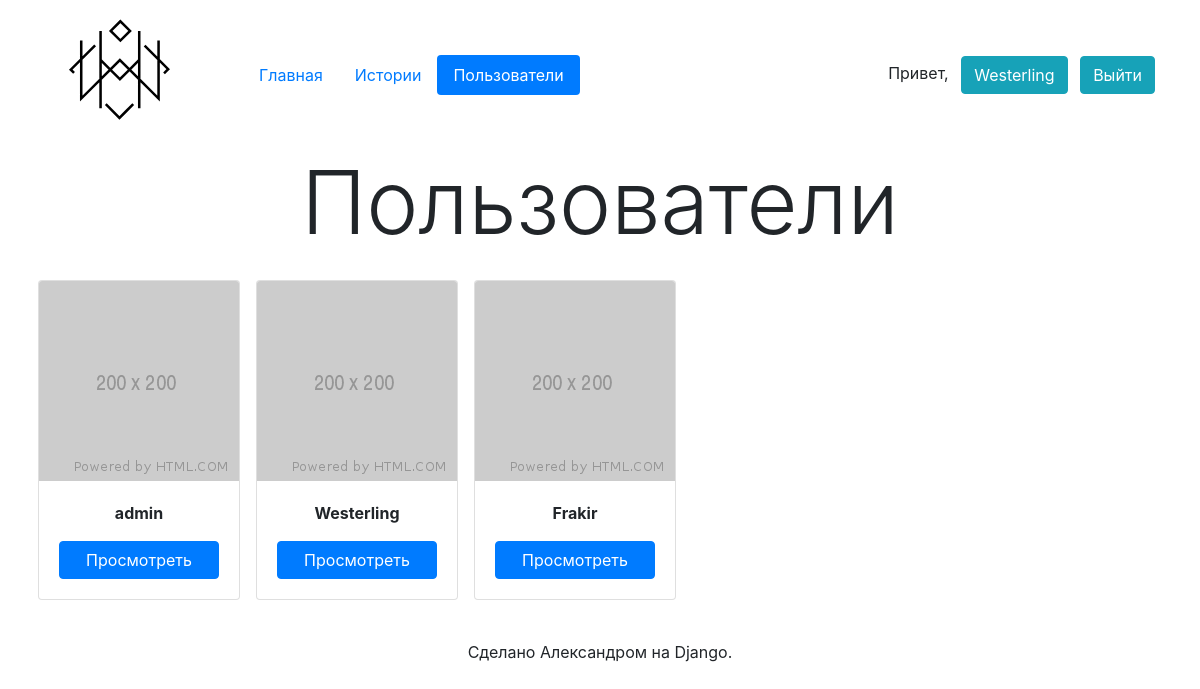
/users/ (signed in), run on the app's committed database.
### app/models.py (models this page shows, shortened)
class Profile(models.Model):
    GENDERS = [
        (None, 'Выберите пол'),
        ('Мужской', 'Мужской'),
        ('Женский', 'Женский'),
    ]
    user = models.OneToOneField(User, verbose_name='Пользователь', on_delete=models.CASCADE)
    image = models.ImageField('Аватар', upload_to='users/', default='placeholder-200.png')
    gender = models.CharField('Пол', choices=GENDERS, blank=False, default=None, max_length=7, null=True)
    birth_date = models.DateField('Дата рождения', null=True, default=timezone.now)
    bio = models.TextField('Личная информация', max_length=1000)
    is_private = models.BooleanField('Приватный', default=False)
    class Meta:
        verbose_name = 'Профиль'
        verbose_name_plural = 'Профили'

### app/views.py (the view)
# urls.py: path('users/', UsersListView.as_view(), name='users'),
class UsersListView(LoginRequiredMixin, ListView):
    login_url = 'sign_in'
    model = Profile
    template_name = 'users.html'
    context_object_name = 'users_list'

### app/templatetags/app_tags.py (called while the page is built)
@register.inclusion_tag('layout/base_tag.html', takes_context=True)
def nav(context, template='nav.html', page='index'):
    return {'context': context, 'template': template, 'page': page}

### templates/users.html (shortened to what this page needs)
{% extends 'layout/base.html' %}
{% load app_tags %}
{% block nav %}
    {% nav page='users' %}
{% endblock %}
{% block h1 %}
    Пользователи
{% endblock %}
{% block content %}
    <div class="row">
        {% for usr in users_list %}
                <div class="card mx-2">
                    <img src="{{ usr.image.url }}" class="card-img-top" width="200" height="200" alt="User Image">
                    <div class="d-flex card-body justify-content-center flex-column" style="max-width: 200px">
                        <b class="mb-3 card-title text-center">{{ usr.user.username }}</b>
                        <a href="{% url 'profile' usr.user.username %}" class="btn btn-primary">Просмотреть</a>
                    </div>
                </div>
        {% endfor %}
    </div>
{% endblock %}

### templates/layout/base.html (shortened to what this page needs)
{% load bootstrap4 %}
{% load static %}
{% load app_tags %}
<!DOCTYPE html>
<html lang="ru">
<head>
    {% bootstrap_css %}
</head>
<body>
    <div class="container">
        <header class="row no-gutters align-items-center">
            <div class="">
                <img src="{% static 'app/logo.svg' %}" width="150" height="150" alt="Logo">
            </div>
            {% block nav %}{% endblock %}
            {% if user.is_authenticated or request.resolver_match.url_name != 'index' %}
            <div class="align-items-center">
                {% if user.is_authenticated %}
                <span class="mr-2">Привет,</span>
                <a href="{% url 'profile' user.username %}" class="btn btn-info mr-2">{{ user }}</a>
                <a href="{% url 'sign_out' %}" class="btn btn-info">Выйти</a>
                {% else %}
                <a href="{% url 'sign_up' %}" class="btn btn-info mr-2">Зарегистрироваться</a>
                <a href="{% url 'sign_in' %}" class="btn btn-info">Войти</a>
                {% endif %}
            </div>
        {% endif %}
        </header>
        <main class="pb-3">
            <h1 class="display-2 text-center mb-4">{% block h1 %}{% endblock %}</h1>
            {% block content %}{% endblock %}
        </main>
        <footer class="pt-4 pb-4 text-center">
            <p>Сделано Александром на Django.</p>
        </footer>
    </div>
</body>
</html>

### data on the page
Profile: image (placeholder picture), user.username "admin"
Profile: image (placeholder picture), user.username "Westerling"
Profile: image (placeholder picture), user.username "Frakir"

### other printed values
{{ user }} "Westerling"
